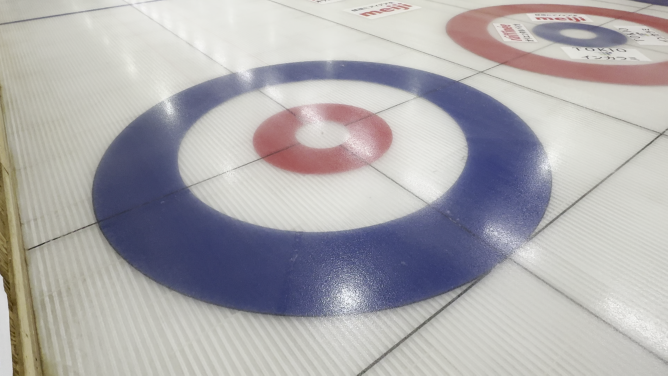
#> input picture sheat.png, 1335 x 751 px (shown at 1/2 size)
$ python '画像処理1.23.py'
#> lines starting #> are read from the running program, lines starting #| are printed output that depends on the picture; after the words box and inside, x2 and y2 are one past the last pixel; in counts of white or black regions, pixels touching at a corner belong together
import cv2
import numpy as np

vtr = cv2.imread("sheat.png")
#> vtr is the input picture: shape (751, 1335, 3); mean B, G, R 173.4, 170.9, 173.1
while(True):
   # ret,frame = vtr.read()
    if vtr is None:
        print("映像を取得できません")
        break
    ref = cv2.resize(vtr, dsize=None, fx=0.5, fy=0.5) #全体が映るようにリサイズ
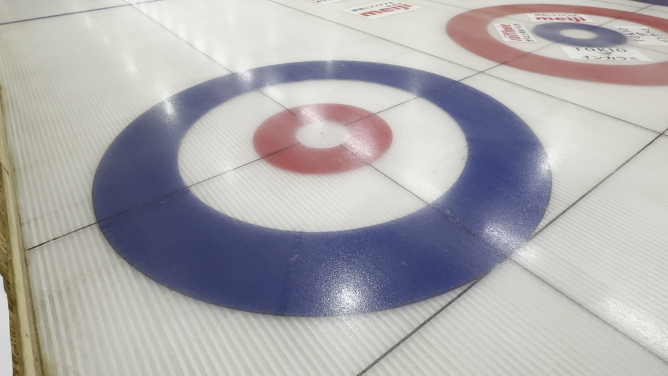
#> ref: shape (376, 668, 3); mean B, G, R 173.6, 171.1, 173.2
    grf = cv2.cvtColor(ref, cv2.COLOR_BGR2GRAY) #判別をしやすくするためにグレースケール化
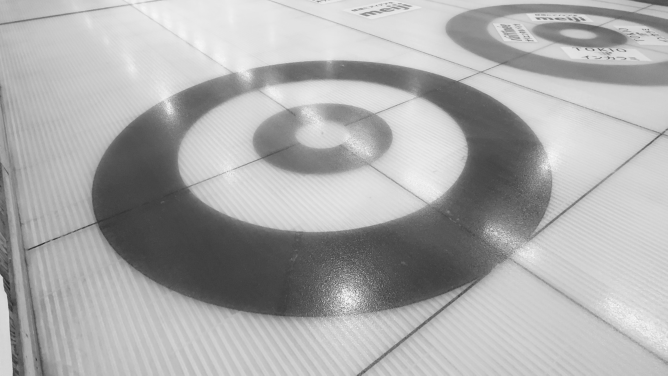
#> grf: shape (376, 668); min 44, max 248, mean 172
    can = cv2.Canny(grf,40.0,200.0)  #canny処理
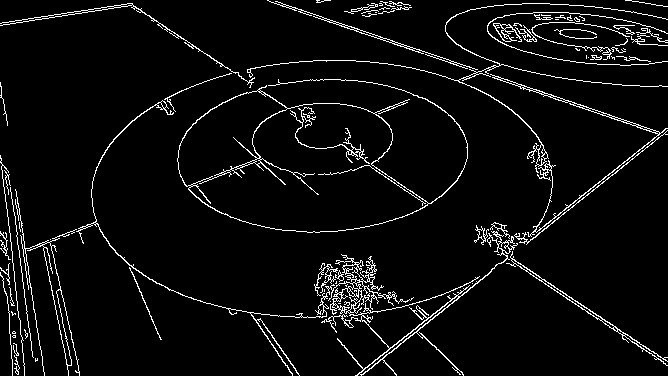
#> can: shape (376, 668); 5.1% white in thin lines or dots
    lines = cv2.HoughLinesP(can, rho=1, theta=np.pi/360, threshold=50, minLineLength=100, maxLineGap=5) #ライン検出
#> lines = 17 rows, first 6: [355, 375, 466, 287], [497, 248, 667, 361], [294, 7, 665, 134], [361, 374, 491, 271], [130, 3, 251, 84], [267, 0, 661, 135]

    for line in lines:
        x1, y1, x2, y2 = line[0]

        # 赤線を引く
        cv2.line(ref, (x1,y1), (x2,y2), (0,0,255), 3)
        cv2.imwrite('linewriter.jpg', ref)
#> this loop made 17 passes
#> (x1, y1, x2, y2) on passes 1 to 12: (355, 375, 466, 287), (497, 248, 667, 361), (294, 7, 665, 134), (361, 374, 491, 271), (130, 3, 251, 84), (267, 0, 661, 135), (496, 251, 665, 363), (16, 191, 39, 345), (0, 155, 24, 368), (522, 242, 652, 140), (12, 199, 29, 332), (530, 271, 649, 350)
#> pass 1, `cv2.imwrite('linewriter.jpg', ref)`:
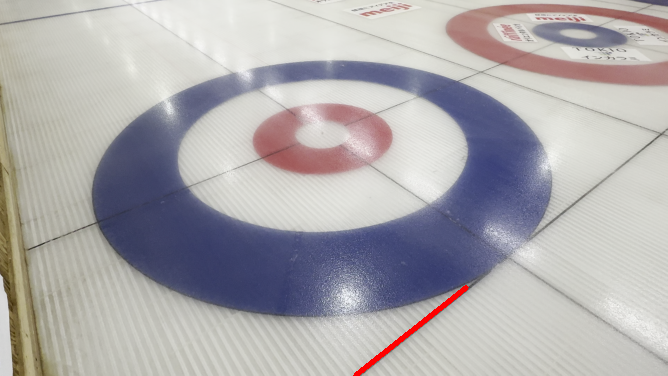
#> saved as linewriter.jpg: shape (376, 668, 3); mean B, G, R 173.1, 170.6, 173.5
#> pass 2, `cv2.imwrite('linewriter.jpg', ref)`:
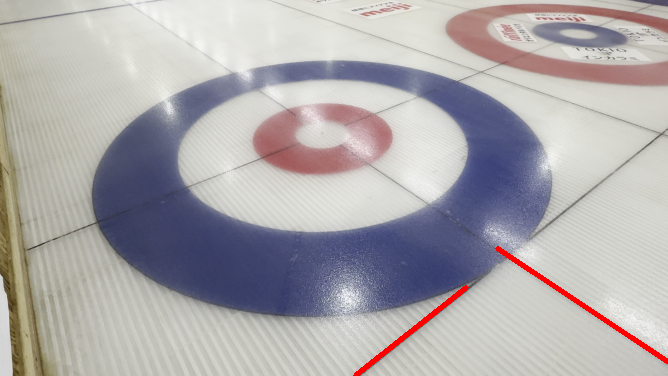
#> saved as linewriter.jpg: shape (376, 668, 3); mean B, G, R 172.4, 169.9, 173.9
#> after the loop:
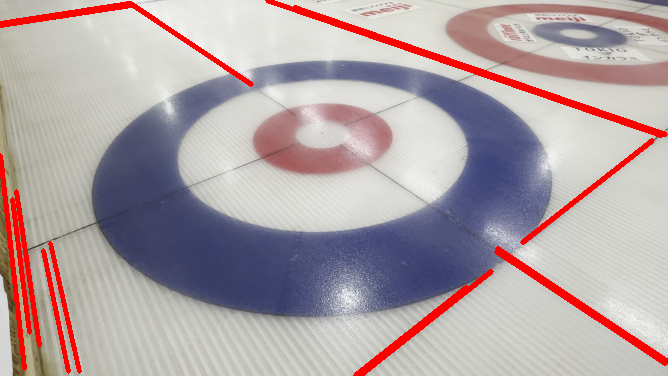
#> ref: shape (376, 668, 3); 4.92% of pixels changed, all inside (x1, y1, x2, y2) = (0, 0, 668, 376)

    cv2.imshow('f',can)
    cv2.imshow('g',ref)
    if cv2.waitKey(1) & 0xFF == ord('q'):
#> (key q is pressed here)
        break

cv2.destroyAllWindows()

$ run again, with 1.23.1.jpg saved as sheat.png
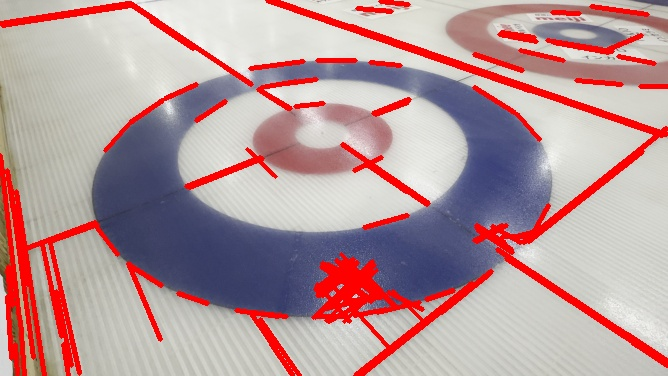
#> input picture 1.23.1.jpg, 668 x 376 px
#> vtr is the input picture: shape (376, 668, 3); mean B, G, R 154.4, 151.8, 182.5
#> `can = cv2.Canny(grf,40.0,200.0)`:
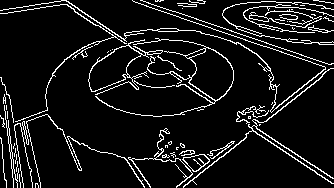
#> can: shape (188, 334); 8.8% white in thin lines or dots
#> lines = [[140, 0, 327, 63], [146, 6, 332, 68]]
#> the loop `for line in lines:` made 2 passes
#> pass 2, `cv2.imwrite('linewriter.jpg', ref)`:
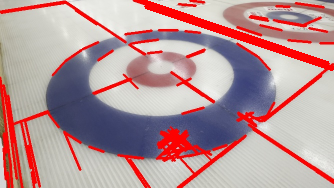
#> saved as linewriter.jpg: shape (188, 334, 3); mean B, G, R 151.4, 148.6, 183.3

$ run again, with 1.23.2.jpg saved as sheat.png
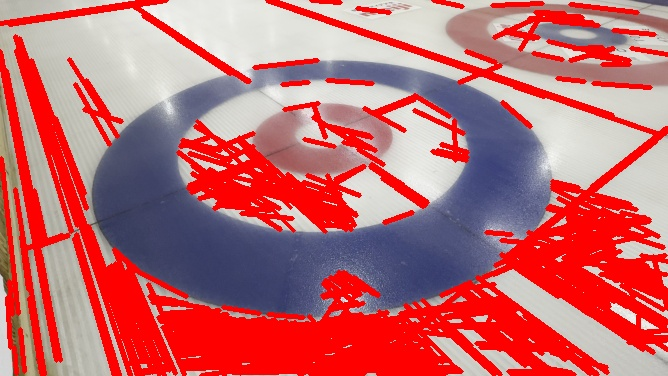
#> input picture 1.23.2.jpg, 668 x 376 px
#> vtr is the input picture: shape (376, 668, 3); mean B, G, R 110.6, 106.2, 192.3
#> `can = cv2.Canny(grf,40.0,200.0)`:
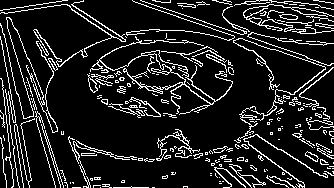
#> can: shape (188, 334); 12.9% white in thin lines or dots
#> lines = [[141, 0, 318, 61], [0, 36, 27, 180], [135, 2, 271, 49], [26, 77, 60, 187], [132, 0, 233, 35], [1, 78, 13, 186]]
#> the loop `for line in lines:` made 6 passes
#> after the loop `for line in lines:`:
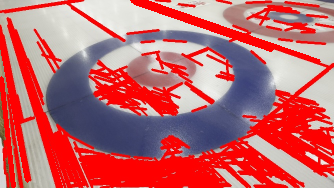
#> ref: shape (188, 334, 3); mean B, G, R 106.2, 101.4, 194
